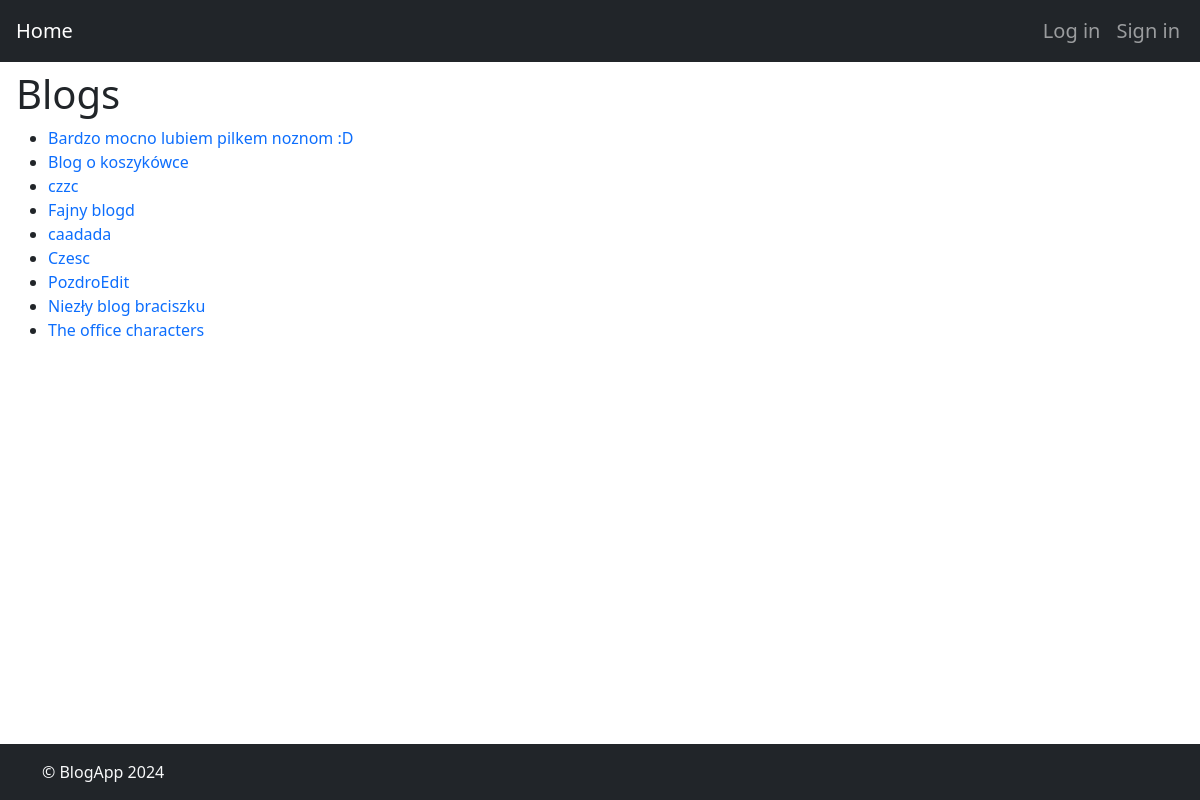
The app's page /blogs/, older data.
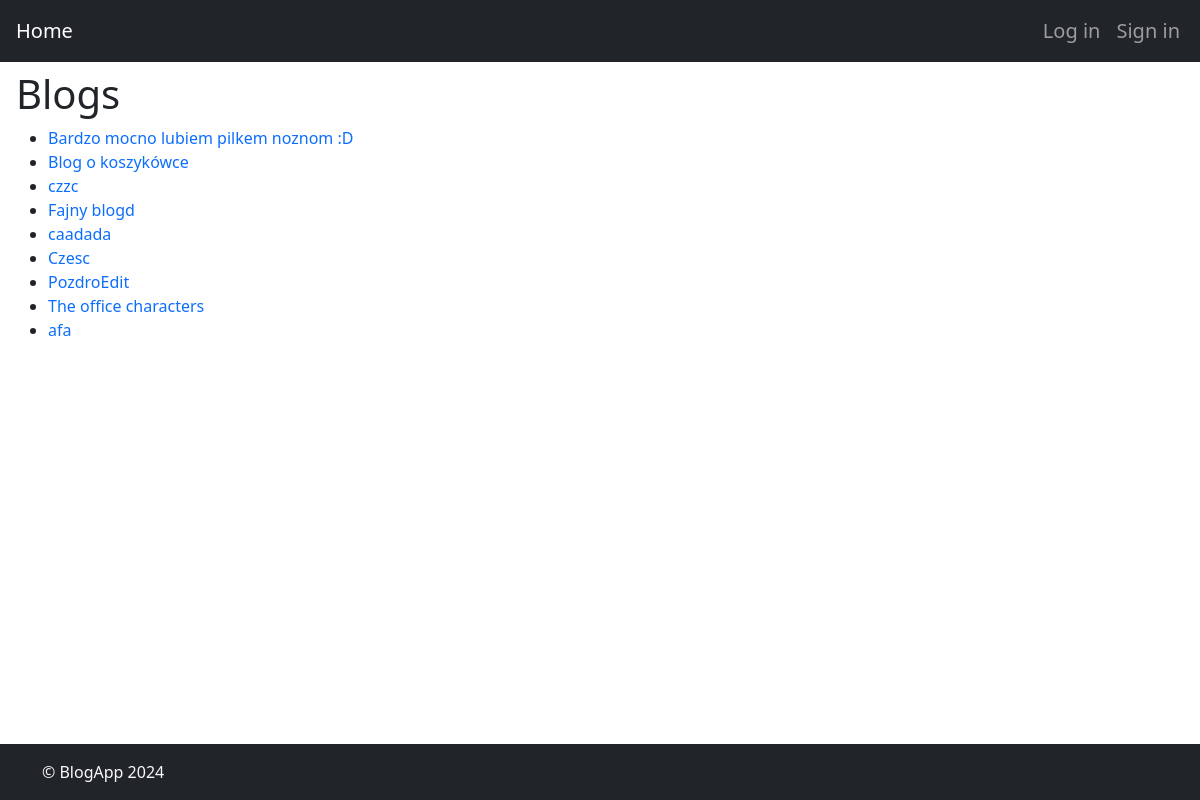
The same page, newer data.
### blogApp/models.py (models this page shows, shortened)
class Blog(models.Model):
    title = models.CharField(max_length=100)
    author = models.ForeignKey(CustomUser, on_delete=models.CASCADE)

### blogApp/views.py (the view)
# urls.py: path('blogs/', views.blog_list, name='blog_list'),
def blog_list(request):
    blogs = Blog.objects.all()
    user_blogs = Blog.objects.filter(author=request.user) if request.user.is_authenticated else None
    logger.info('Displaying list of blogs')
    context = {
        'blogs': blogs,
        'user_blogs': user_blogs,
    }
    return render(request, 'blogs/blog_list.html', context)

### blogApp/templates/blogs/blog_list.html (shortened to what this page needs)
{% extends 'base.html' %}
{% block content %}
<h1>Blogs</h1>
<ul>
    {% for blog in blogs %}
    <li>
        <a href="{% url 'blog_detail' blog_id=blog.id %}">
            {{ blog.title }}
        </a>
    </li>
    {% endfor %}
</ul>
{% endblock %}

Row changes from the older to the newer data that the page shows:
removed Blog: title "Niezły blog braciszku"
added Blog: title "afa"
